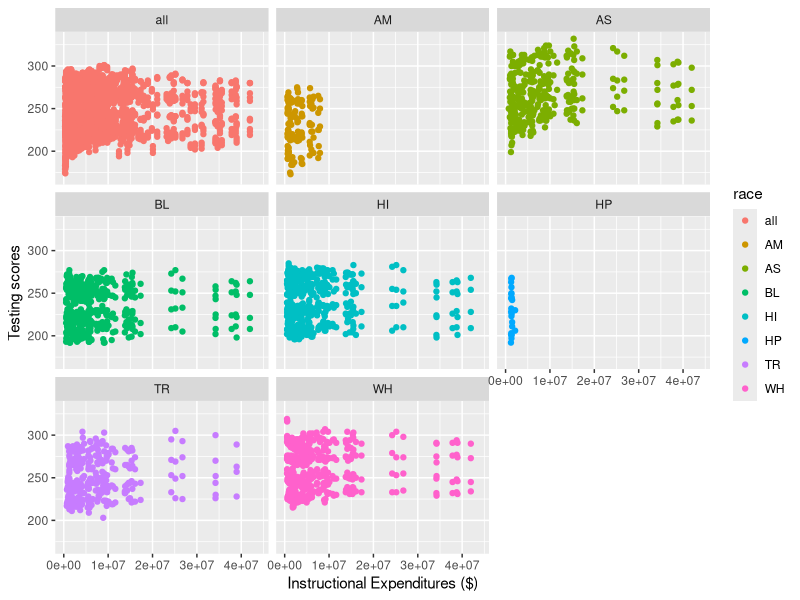
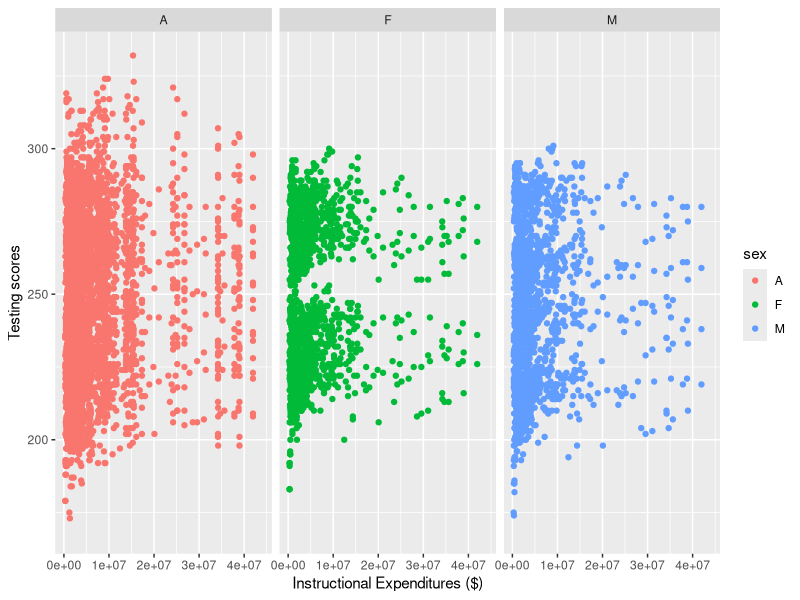
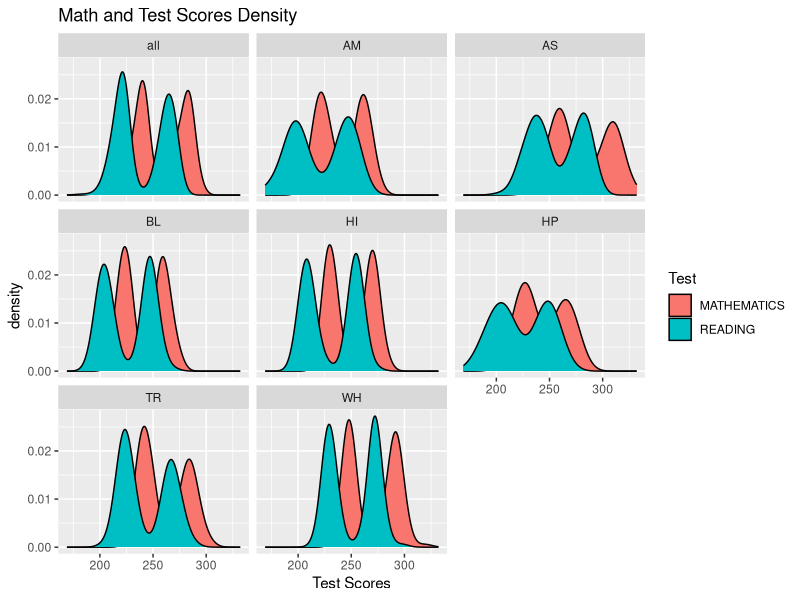
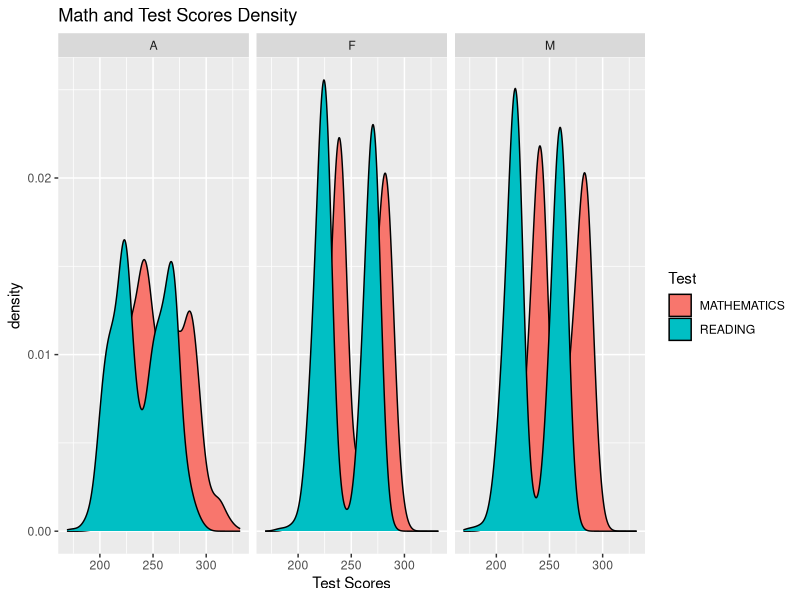
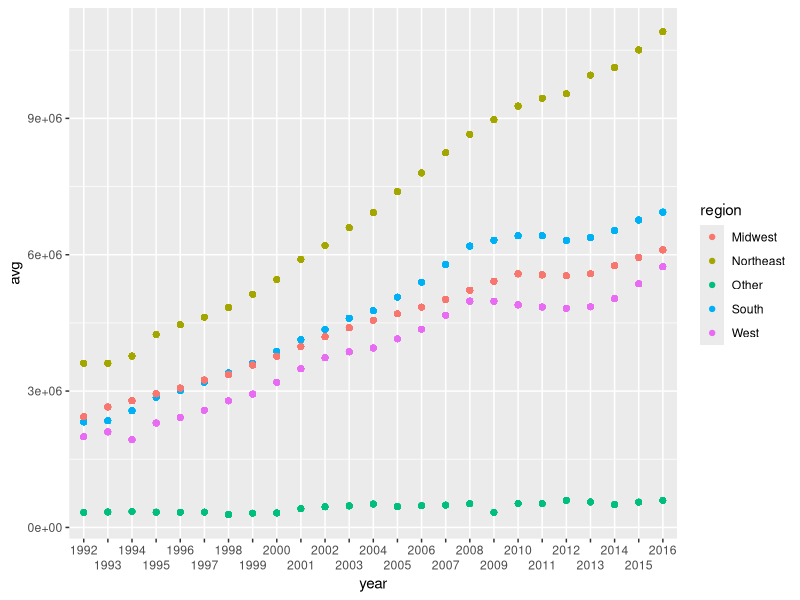

The R source for these figures, in order:
## ---- chunk 1
knitr::opts_chunk$set(echo = TRUE)
library(tidyverse)
library(readxl)
## ---- chunk 2
schools <- read_xlsx("US_schools_data.xlsx")
## ---- chunk 3
clean_schools <-schools %>%
  select(PRIMARY_KEY,
         TOTAL_EXPENDITURE, 
         INSTRUCTION_EXPENDITURE, 
         SUPPORT_SERVICES_EXPENDITURE, 
         OTHER_EXPENDITURE, 
         CAPITAL_OUTLAY_EXPENDITURE, 
         ends_with("READING"), 
         ends_with("MATHEMATICS"))
## ---- chunk 4
clean_schools
## ---- chunk 5

clean_schools$PRIMARY_KEY <- str_replace(clean_schools$PRIMARY_KEY,"_", " ")

clean_schools <- clean_schools %>%
  separate(PRIMARY_KEY, 
           into = c("year", "state"), 
           sep = " ")

clean_schools$state <- str_replace_all(clean_schools$state, "_", " ")


## ---- chunk 6
clean_schools <- clean_schools %>%
  pivot_longer("G04_A_A_READING":"G08_TR_A_MATHEMATICS",
               names_to = c("grade","race", "sex", "test"),
               names_sep = "_",
               values_to = "score")
## ---- chunk 7
clean_schools <- clean_schools %>%
  mutate(sex = as.factor(sex),
         race = fct_recode(as.factor(clean_schools$race), all = "A"),
         test = as.factor(test),
         grade =as.factor(grade)
         )
  
## ---- chunk 8
MIDWEST <- c("INDIANA","ILLINOIS","MICHIGAN","OHIO","WISCONSIN",
             "IOWA","KANSAS","MINNESOTA","MISSOURI","NEBRASKA",
             "NORTH DAKOTA","SOUTH DAKOTA")

NORTHEAST <- c("CONNECTICUT","MAINE","MASSACHUSETTS","NEW HAMPSHIRE",
             "RHODE ISLAND","VERMONT","NEW JERSEY","NEW YORK",
             "PENNSYLVANIA")

SOUTH <- c("DELAWARE","DISTRICT","FLORIDA","GEORGIA",
            "MARYLAND","NORTH CAROLINA","SOUTH CAROLINA","VIRGINIA",
            "WEST VIRGINIA","ALABAMA","KENTUCKY","MISSISSIPPI",
            "TENNESSEE","ARKANSAS","LOUISIANA","OKLAHOMA","TEXAS")

WEST <- c("ARIZONA","COLORADO","IDAHO","NEW MEXICO","MONTANA",
            "UTAH","NEVADA","WYOMING","ALASKA","CALIFORNIA",
            "HAWAII","OREGON","WASHINGTON")

clean_schools <- clean_schools %>%
  mutate(region = if_else(state %in% MIDWEST, "Midwest", 
                          if_else(state %in% NORTHEAST, "Northeast", 
                                  if_else(state %in% SOUTH, "South", 
                                          if_else(state %in% WEST, "West", "Other")))))

## ---- chunk 9
clean_schools %>%
  ggplot(aes(x = INSTRUCTION_EXPENDITURE, y = score, color = race)) +
  geom_point() +
  labs(x = "Instructional Expenditures ($)", 
       y = "Testing scores")  +
  facet_wrap(~race)

clean_schools %>%
  ggplot(aes(x = INSTRUCTION_EXPENDITURE, y = score, color = sex)) +
  geom_point() +
  labs(x = "Instructional Expenditures ($)", 
       y = "Testing scores")  +
  facet_wrap(~sex)
## ---- chunk 10
clean_schools %>%
  ggplot()+
  geom_density(mapping = aes(x = score, fill = test))+
  facet_wrap(~race) +
  labs(title = "Math and Test Scores Density", x = "Test Scores", fill = "Test")

clean_schools %>%
  ggplot()+
  geom_density(mapping = aes(x = score, fill = test))+
  facet_wrap(~sex) +
  labs(title = "Math and Test Scores Density", x = "Test Scores", fill = "Test")
## ---- chunk 11
clean_schools %>%
  filter(!is.na(INSTRUCTION_EXPENDITURE)) %>%
  group_by(year, region, race, sex) %>%
  mutate(
    avg = mean(INSTRUCTION_EXPENDITURE),
         year = as.factor(year)
    ) %>%
  ggplot(mapping = aes(x = year, y = avg, color = region))+
  geom_point() +
  scale_x_discrete(guide = guide_axis(n.dodge=2))
## ---- chunk 12
clean_schools %>%
  filter(test == "MATHEMATICS") %>%
  lm(score ~ INSTRUCTION_EXPENDITURE, data = .) ->
  math_model

clean_schools %>%
  filter(test == "READING") %>%
  lm(score ~ INSTRUCTION_EXPENDITURE, data = .) ->
  reading_model
  
